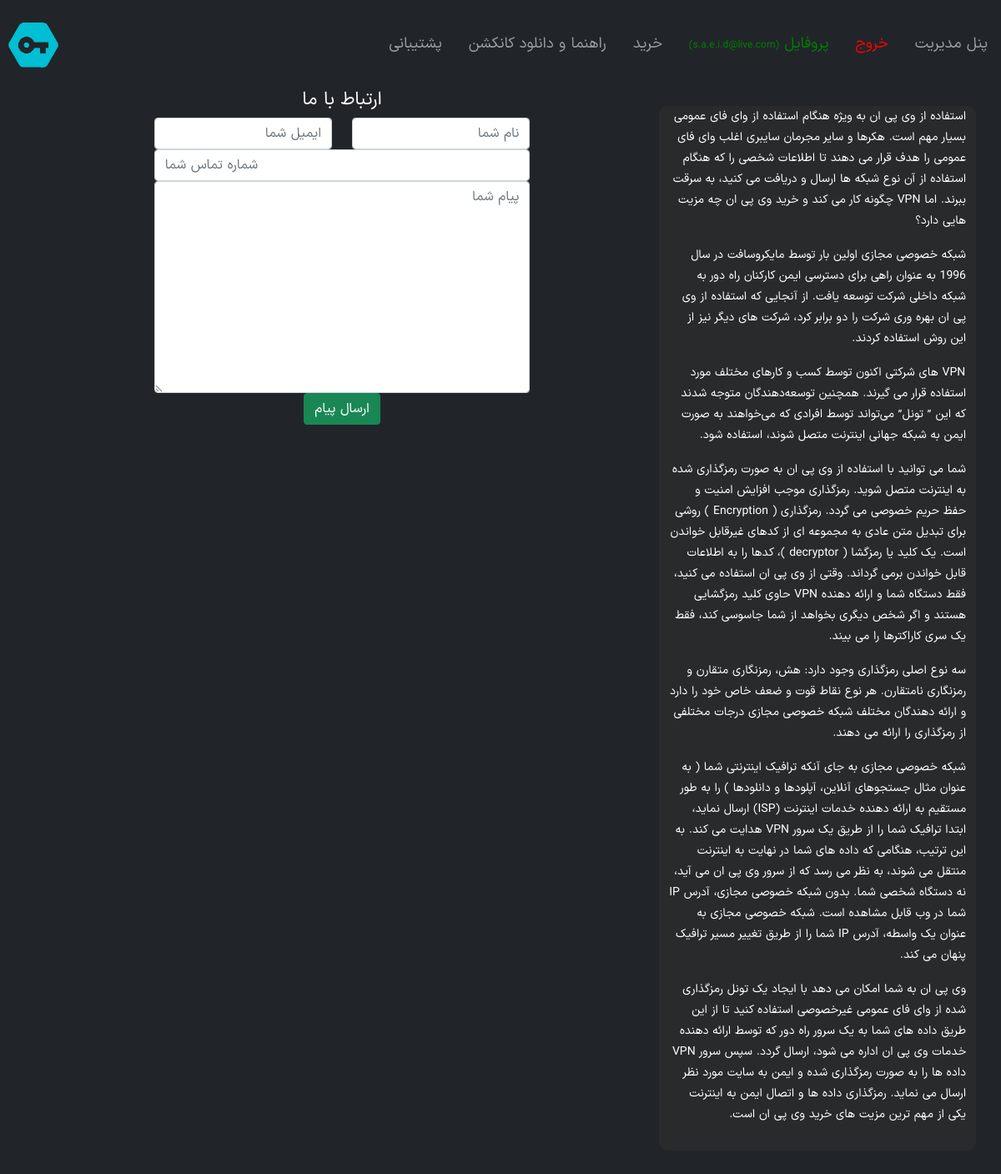
Screenshot of /contact/ (signed in) with the database file from the repository.
### accounts/models.py (models this page shows, shortened)
class User(AbstractBaseUser, PermissionsMixin):
    email = models.EmailField(verbose_name=_('email address'), max_length=255, unique=True)
    phone = models.IntegerField(verbose_name=_('Phone Number'), unique=True, blank=True, null=True)
    is_active = models.BooleanField(default=True, verbose_name=_("is_active"))
    is_staff = models.BooleanField(default=False, verbose_name=_("is_staff"))
    is_superuser = models.BooleanField(default=False, verbose_name=_("is_superuser"))
    objects = UserManager()
    USERNAME_FIELD = 'email'
    class Meta:
        verbose_name = _("User")
        verbose_name_plural = _("Users")

### vpn/models.py (models this page shows, shortened)
class Conf(models.Model):
    title = models.CharField(max_length=150, verbose_name=_("Title"))
    sidebar = RichTextField(verbose_name=_("Sidebar"))
    headtext1 = models.TextField(verbose_name=_("Head Text 1"), null=True, blank=True)
    headtext2 = models.TextField(verbose_name=_("Head Text 2"), null=True, blank=True)
    logo = models.ImageField(upload_to="logo", null=True, blank=True, verbose_name=_("Site Logo"))
    buynote = models.TextField(verbose_name=_("Buy Note"),null=True, blank=True)
    class Meta:
        verbose_name = _("Site Config")
        verbose_name_plural = _("Site Configs")

### vpn/views.py (the view)
# urls.py: path('contact/', contact, name='contact'),
def contact(request):
    if request.method == 'POST':
        form = ContactForm(request.POST)
        if form.is_valid():
            form.save()
            messages.success(request, _('Your message has been successfully sent'), extra_tags='alert alert-success')
            return redirect('base:contact')
        else:
            messages.success(request, _('An error occurred while sending your message'),
                             extra_tags='alert alert-warning')
    else:
        form = ContactForm()
    return render(request, template_name='vpn/contact.html', context={'form': form})

### vpn/forms.py
class ContactForm(forms.ModelForm):
    class Meta:
        model = Contact
        fields = ('name', 'email', 'phone', 'message')
        widgets = {
            'name': forms.TextInput(
                attrs={'class': 'form-control', 'data-error': 'لطفا نام خود را وارد کنید', 'placeholder': 'نام شما',
                       'style': 'color:#00FF3E'}),
            'email': forms.EmailInput(attrs={'class': 'form-control', 'data-error': 'لطفا ایمیل خود را وارد کنید',
                                             'placeholder': 'ایمیل شما', 'style': 'color:#00FF3E'}),
            'phone': forms.NumberInput(attrs={'class': 'form-control', 'data-error': 'لطفا شماره خود را وارد کنید',
                                              'placeholder': 'شماره تماس شما', 'maxlength': '11', 'dir': 'ltr',
                                              'minlength': '11', 'type': 'tel', 'style': 'color:#00FF3E'}),
            'message': forms.Textarea(
                attrs={'class': 'form-control', 'data-error': 'پیام خود را بنویسید', 'placeholder': 'پیام شما',
                       'style': 'color:#00FF3E'})
        }

### vpn/context_processors.py (called while the page is built)
def siteAddress(request):
    return {'SITE_ADDRESS': settings.SITE_ADDRESS}

def sideBar(request):
    conf = Conf.objects.last()
    return {'SITECONF': conf}

### vpn/templates/vpn/contact.html (shortened to what this page needs)
{% extends "base.html" %}
{% load static %}
{% load i18n %}
{% block body %}
    <div class="col-md-8 rtl">
<div class="section inner_page_header">
    <div class="container">
        <div class="row">
            <div class="col-lg-12">
                <div class="full" style="text-align: center;direction: rtl">
                    <h3>ارتباط با ما</h3>
                </div>
            </div>
        </div>
    </div>
</div>
<div class="section layout_padding">
    <div class="container">
        <div class="row margin-top_30">
            <div class="col-md-2"></div>
            <div class="col-md-8 margin-top_30" style="direction: rtl">
                <div class="contact-block">
                    <form action="#" method="post">
                        <div class="row">
                            <div class="col-md-6">
                                <div class="form-group">
                                    {{ form.name }}
                                </div>
                            </div>
                            <div class="col-md-6">
                                <div class="form-group">
                                    {{ form.email }}
                                </div>
                            </div>
                            <div class="col-md-12">
                                <div class="form-group">
                                    {{ form.phone }}
                                </div>
                            </div>
                            <div class="col-md-12">
                                <div class="form-group">
                                    {{ form.message }}
                                </div>
                                <div class="submit-button text-center margin-top_30">
                                    <button class="btn btn-success margin-top_30" id="submit" type="submit">ارسال پیام</button>
                                </div>
                            </div>
                        </div>
                    </form>
                </div>
            </div>
            <div class="col-md-2"></div>
        </div>
    </div>
</div>
    </div>
    {% include "vpn/sidebar.html" %}
{% endblock body %}

### templates/partials/navbar.html (shortened to what this page needs)
{% load static %}
{% load i18n %}
<nav class="navbar navbar-expand-md bg-dark navbar-dark">
    <a class="navbar-brand"
       href="{% url 'vpn:home' %}"
       style="margin:0 0 0 10px">
        <img alt="logo"
             class="navbar-brand img-responsive"
             id="logo"
             {% if SITECONF.logo %}
                 src="media/{{ SITECONF.logo }}"
             {% else %}
                 src="{% static 'root/src/logo.png' %}"
             {% endif %}
             style="width:60px" />
    </a>
    <div class="collapse navbar-collapse" id="collapsibleNavbar">
        <ul class="nav navbar-nav ml-auto" dir="rtl">
            {% if request.user.is_staff %}
                <li class="nav-item">
                    <a class="nav-item nav-link px-3"
                       target="_blank"
                       href="{% url 'admin:index' %}">پنل مدیریت</a>
                </li>
            {% endif %}
            {% if request.user.is_authenticated %}
                            <li class="nav-item">
                    <a class="nav-item nav-link px-3"
                       style="color:red"
                       href="{% url 'accounts:logout' %}">خروج</a>
                </li>
                <li class="nav-item">
                    <a class="nav-item nav-link px-3"
                       style="color:green"
                       href="{% url 'accounts:profile' %}">{% trans "Profile" %} <small style="font-size:12px;">({{ request.user.get_username }})</small></a>
                </li>
            {% endif %}
            <li class="nav-item">
                <a class="nav-item nav-link px-3" href="{% url 'vpn:buy' %}">خرید</a>
            </li>
            <li class="nav-item">
                <a class="nav-item nav-link px-3" href="{% url 'vpn:helplist' %}">راهنما و دانلود کانکشن</a>
            </li>
            <li class="nav-item">
                <a class="nav-item nav-link px-3" href="{% url 'vpn:contact' %}">پشتیبانی</a>
            </li>
    </ul>
</div>
</nav>

### vpn/templates/vpn/sidebar.html
<div class="col-md-4 hidden-xs" id="sidebar" dir="rtl">
    <div class="sidebar-section">
        <div class="slider-sections-div">{{ SITECONF.sidebar|safe }}</div>
    </div>
</div>

### static/root/css/main.css (style rules this page uses)
body { background-color: dark; color: #ffffff; font: 14px IranSansX, Tahoma, Arial, sans-serif; line-height: 29px; background-size: cover; background-repeat: no-repeat; }
h3 { font-size: 22px; }
a { text-decoration: underline; color: #ffffff; }
a, a img, img { border: 0; }
.nav { padding-right: 0; padding-left: initial; font-size: 18px; }
.navbar { min-height: 70px; background-image: linear-gradient(dark, dark, dark); border-bottom: 1px solid dark; }
.navbar-nav li { float: right; }
.navbar .navbar-nav li a { padding-top: 0px; padding-bottom: 0px; text-decoration: none; line-height: 90px; color: #FFF; float: right; }
#logo { margin: 0; font-size: 0; line-height: 0; float: left; }
#sidebar { margin-top: 20px; padding-bottom: 15px; background-color: #2e2e2ea4; border-radius: 11px; color: #FFF; font-size: 14px; line-height: 25px; overflow: auto; }
.slider-sections-div { direction: rtl; text-align: right; }
.navbar-nav { margin-left: auto; }

### rows the page displays
User: user.get_username "s.a.e.i.d@live.com"
Conf: sidebar "استفاده از وی پی ان به ویژه هنگام استفاده از وای فای عمومی بسیار مهم است. هکرها و سایر مجرمان سایبری اغلب وای فای عمومی را هدف قرار می دهند تا اطلاعات شخصی را که هنگام استفاده از آن نوع شبکه ها ارسال و دریافت می کنید، به سرقت ببرند. اما VPN چگونه کار می کند و خرید وی پی ان چه مزیت هایی دارد؟ شبکه خصوصی مجازی اولین بار توسط مایکروسافت در سال 1996 به عنوان راهی برای دسترسی ایمن کارکنان راه دور به شبکه داخلی شرکت توسعه یافت. از آنجایی که استفاده از وی پی ان بهره وری شرکت را دو برابر کرد، شرکت های دیگر نیز از این روش استفاده کردند. VPN های شرکتی اکنون توسط کسب و کارهای مختلف مورد استفاده قرار می گیرند. همچنین توسعه‌دهندگان متوجه شدند که این ” تونل” می‌تواند توسط افرادی که می‌خواهند به‌ صورت…"
